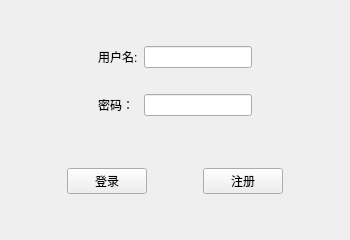
<?xml version="1.0" encoding="UTF-8"?>
<ui version="4.0">
 <class>MainWindow</class>
 <widget class="QMainWindow" name="MainWindow">
  <property name="geometry">
   <rect>
    <x>0</x>
    <y>0</y>
    <width>350</width>
    <height>240</height>
   </rect>
  </property>
  <property name="sizePolicy">
   <sizepolicy hsizetype="Preferred" vsizetype="Fixed">
    <horstretch>0</horstretch>
    <verstretch>0</verstretch>
   </sizepolicy>
  </property>
  <property name="minimumSize">
   <size>
    <width>350</width>
    <height>240</height>
   </size>
  </property>
  <property name="windowTitle">
   <string>登陆窗口</string>
  </property>
  <widget class="QWidget" name="centralwidget">
   <layout class="QVBoxLayout" name="verticalLayout">
    <item>
     <widget class="QWidget" name="widget_4" native="true">
      <property name="sizePolicy">
       <sizepolicy hsizetype="Preferred" vsizetype="Fixed">
        <horstretch>0</horstretch>
        <verstretch>0</verstretch>
       </sizepolicy>
      </property>
      <layout class="QGridLayout" name="gridLayout">
       <item row="7" column="2">
        <widget class="QLineEdit" name="lineEdit_2">
         <property name="echoMode">
          <enum>QLineEdit::Password</enum>
         </property>
        </widget>
       </item>
       <item row="1" column="2">
        <widget class="QLineEdit" name="lineEdit"/>
       </item>
       <item row="1" column="0">
        <spacer name="horizontalSpacer_4">
         <property name="orientation">
          <enum>Qt::Horizontal</enum>
         </property>
         <property name="sizeHint" stdset="0">
          <size>
           <width>40</width>
           <height>20</height>
          </size>
         </property>
        </spacer>
       </item>
       <item row="2" column="1">
        <spacer name="verticalSpacer">
         <property name="orientation">
          <enum>Qt::Vertical</enum>
         </property>
         <property name="sizeHint" stdset="0">
          <size>
           <width>20</width>
           <height>20</height>
          </size>
         </property>
        </spacer>
       </item>
       <item row="1" column="1">
        <widget class="QLabel" name="label">
         <property name="text">
          <string>用户名:</string>
         </property>
        </widget>
       </item>
       <item row="7" column="1">
        <widget class="QLabel" name="label_2">
         <property name="text">
          <string>密码：</string>
         </property>
        </widget>
       </item>
       <item row="1" column="3">
        <spacer name="horizontalSpacer_5">
         <property name="orientation">
          <enum>Qt::Horizontal</enum>
         </property>
         <property name="sizeHint" stdset="0">
          <size>
           <width>40</width>
           <height>20</height>
          </size>
         </property>
        </spacer>
       </item>
      </layout>
     </widget>
    </item>
    <item>
     <widget class="QWidget" name="widget_3" native="true">
      <property name="sizePolicy">
       <sizepolicy hsizetype="Preferred" vsizetype="Fixed">
        <horstretch>0</horstretch>
        <verstretch>0</verstretch>
       </sizepolicy>
      </property>
      <layout class="QHBoxLayout" name="horizontalLayout_3">
       <item>
        <spacer name="horizontalSpacer">
         <property name="orientation">
          <enum>Qt::Horizontal</enum>
         </property>
         <property name="sizeHint" stdset="0">
          <size>
           <width>40</width>
           <height>20</height>
          </size>
         </property>
        </spacer>
       </item>
       <item>
        <widget class="QPushButton" name="pushButton">
         <property name="text">
          <string>登录</string>
         </property>
        </widget>
       </item>
       <item>
        <spacer name="horizontalSpacer_3">
         <property name="orientation">
          <enum>Qt::Horizontal</enum>
         </property>
         <property name="sizeHint" stdset="0">
          <size>
           <width>20</width>
           <height>10</height>
          </size>
         </property>
        </spacer>
       </item>
       <item>
        <widget class="QPushButton" name="pushButton_2">
         <property name="text">
          <string>注册</string>
         </property>
        </widget>
       </item>
       <item>
        <spacer name="horizontalSpacer_2">
         <property name="orientation">
          <enum>Qt::Horizontal</enum>
         </property>
         <property name="sizeHint" stdset="0">
          <size>
           <width>40</width>
           <height>20</height>
          </size>
         </property>
        </spacer>
       </item>
      </layout>
     </widget>
    </item>
   </layout>
  </widget>
 </widget>
 <resources/>
 <connections/>
</ui>
